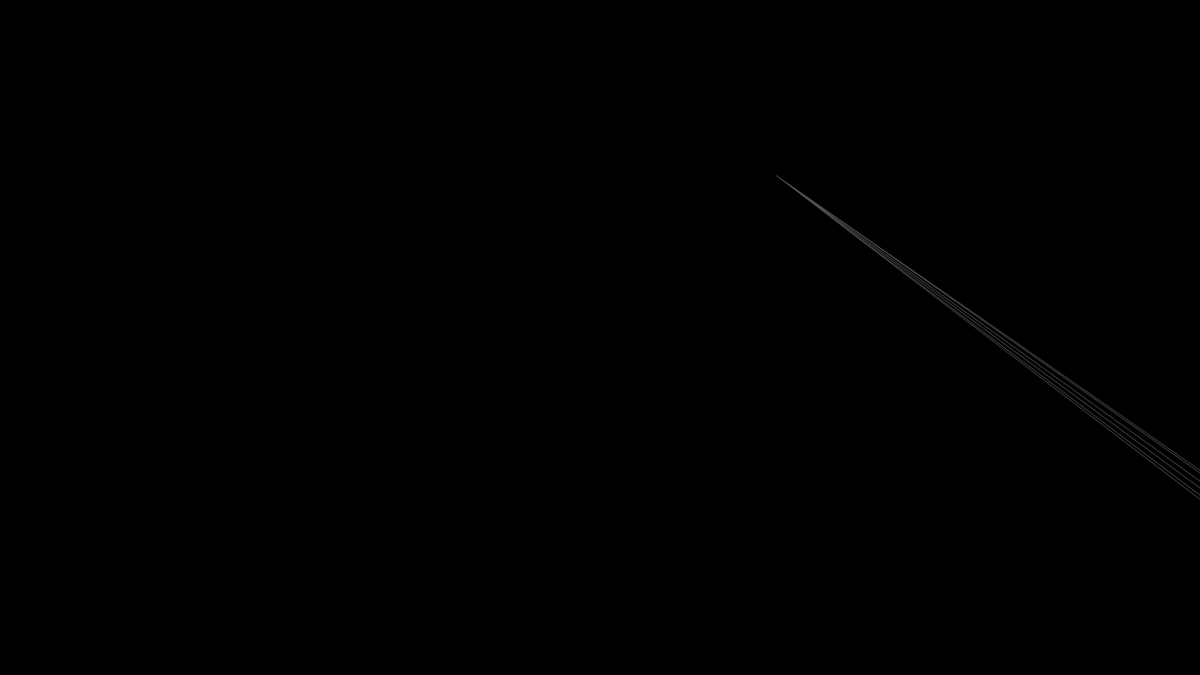
Frame 1 (no input)
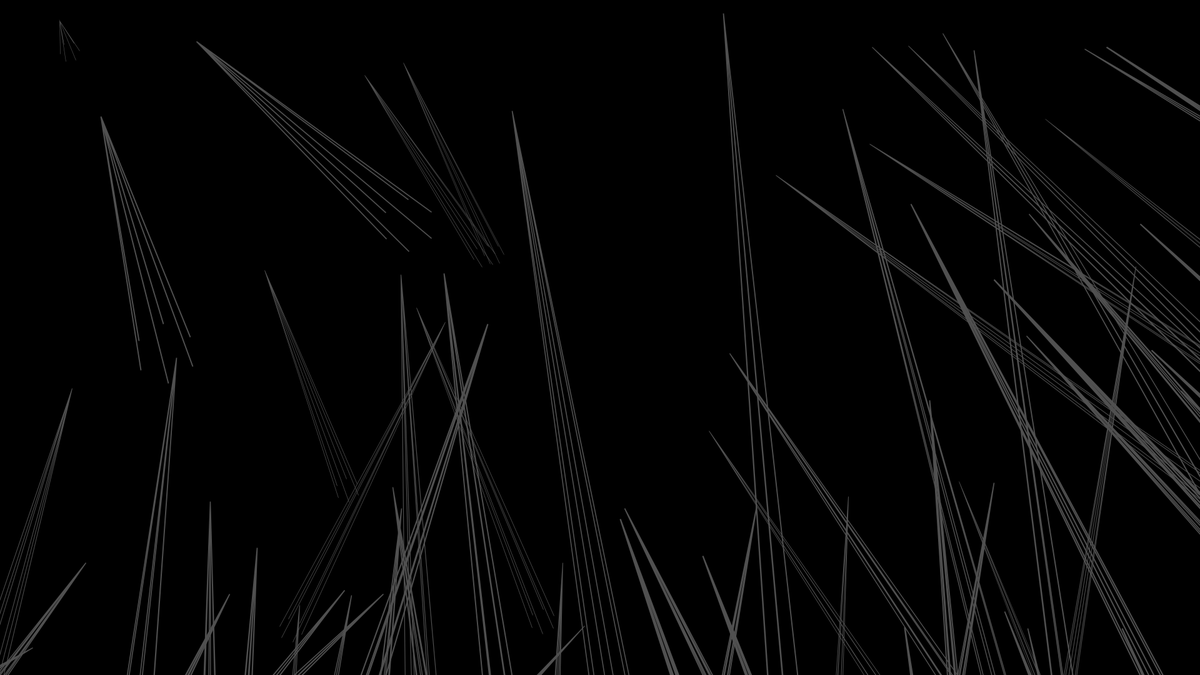
Frame 60 (the mouse pressed at the canvas centre just before this capture)
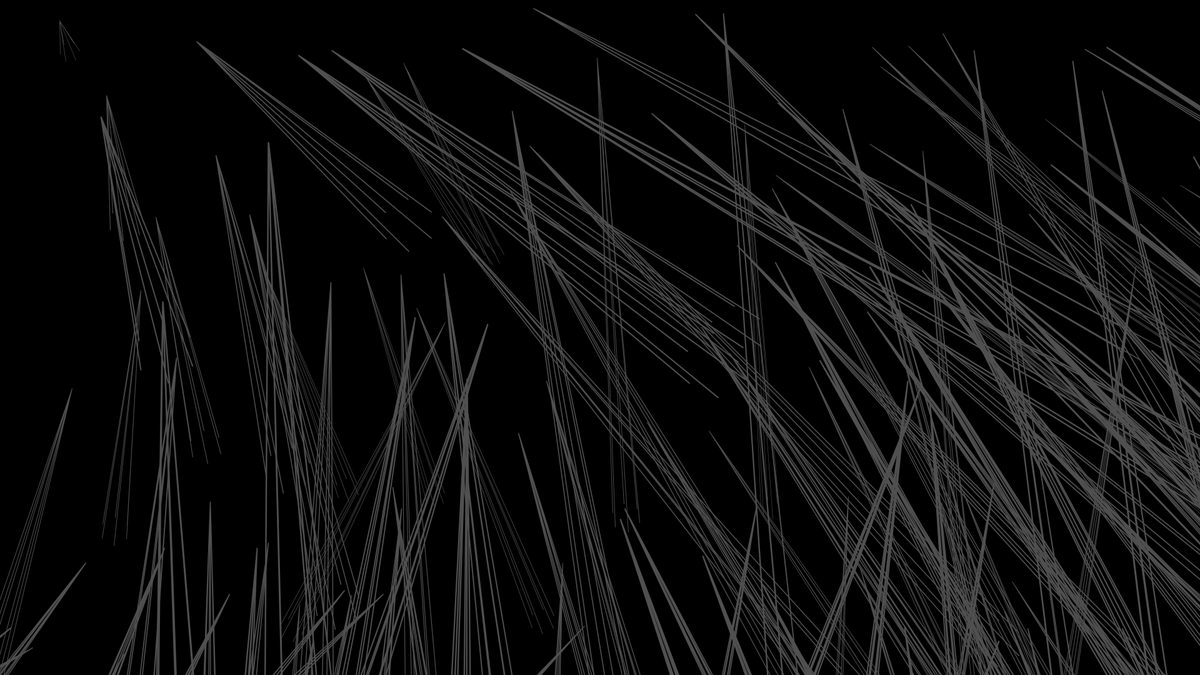
Frame 120 (the mouse held since frame 60 and released just before this capture)

The Processing sketch that drew these frames (run headless with seeded random() and noise(); from frame 60 on, the mouse is pressed at the canvas centre):

// Processing sketch: thorn
// ── thorn.pde
int i = 0;

void setup() {
  size(1920,1080);
  //noStroke();
  smooth();
  background(0);
  //noLoop();
  rectMode(CENTER);
    frameRate(20);
}

void draw() {
  drawStar(random(width), random(height),60); 
  //drawStar(300, 300, 60); 
  if(i < 600){
    i = i + 1;
  }else{
    fill(0);
    noStroke();
    rect(960, 540, width, height);
    i = 0;
  }
  
}

void drawStar(float x, float y, int z) {
  stroke(80);
  strokeWeight(1.2);
  fill(20);
  pushMatrix();
  translate(x, y);
  rotate(PI/random(2,8));
  scale(random(0.5, 2));
  
  final float COS[] = {1, 0.5, -0.5, -1, -0.5, 0.5};
  final float SIN[] = {0, 0.8660254,  0.8660254, 0, -0.86602524, -0.86602524};
  final float RADIUS = z / 2;
  beginShape();
  for(int i = 0; i < 6; i++){
    float tx = COS[i] * RADIUS + x;
    float ty = SIN[i] * RADIUS + y;
    vertex(tx, ty);
    vertex(0,0);

  }
  endShape(CLOSE);
  
  popMatrix();
}
